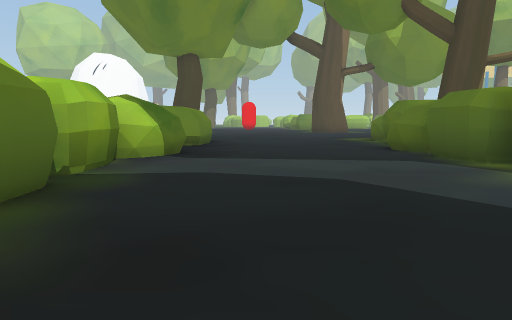
view 1 (above)

16 first-person views from a walk through a scene from a Unity 3-D project. The camera is 1.2 m above the floor, tilts 6° down and sees 70° across. The floor is counted in squares, 2 m on a side. Each view is taken from the middle of a square. On the plan, view 1 faces up. The plan holds only what a view shows up to about 10 squares ahead; the rest is blank. The place goes on beyond the plan. The player is left out. Some surface patterns are stand-ins.

view 2
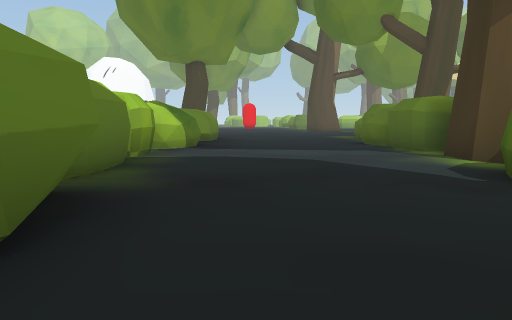

view 3
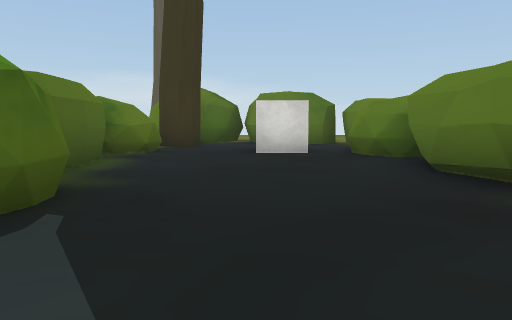

view 4
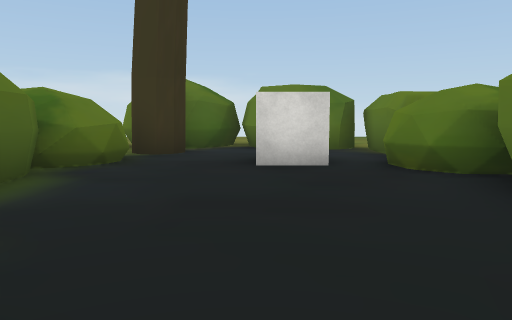

view 5
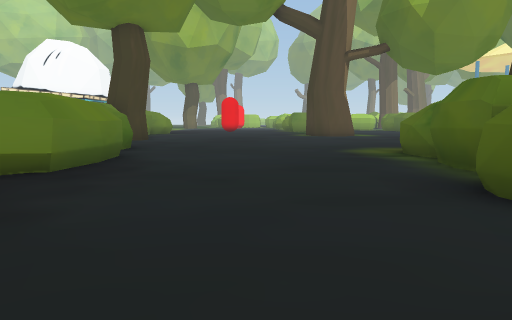

view 6
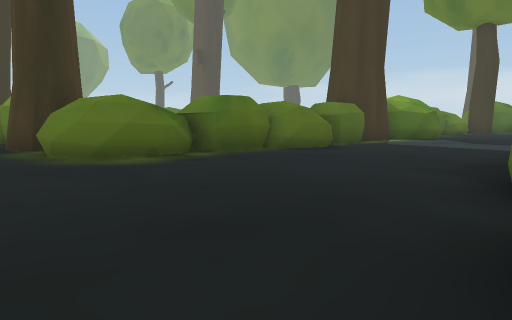

view 7
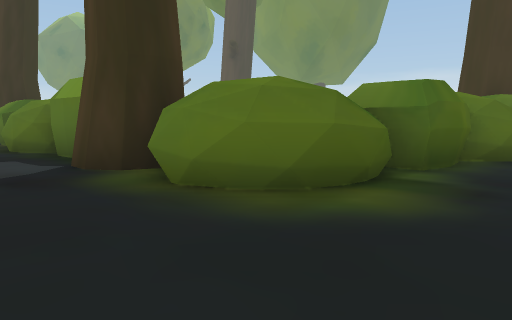

view 8
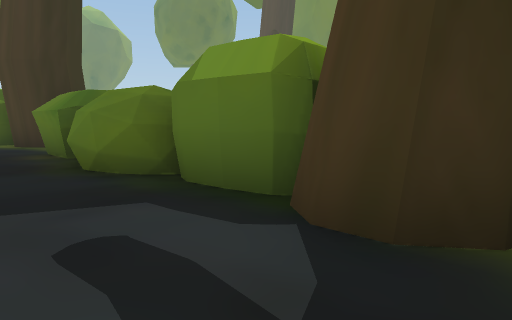

view 9
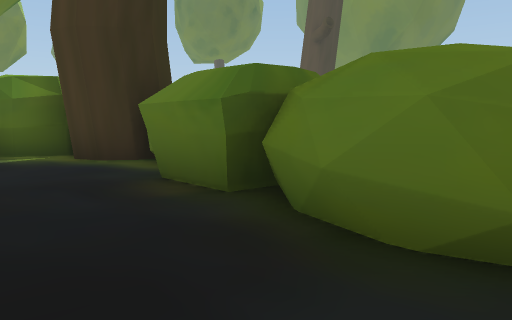

view 10
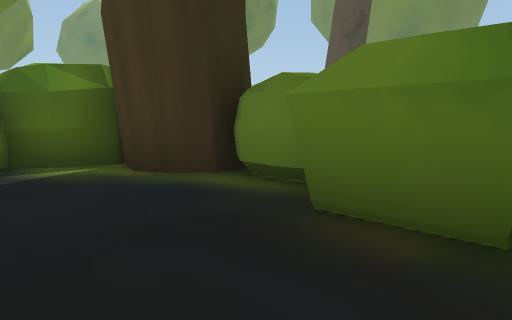

view 11
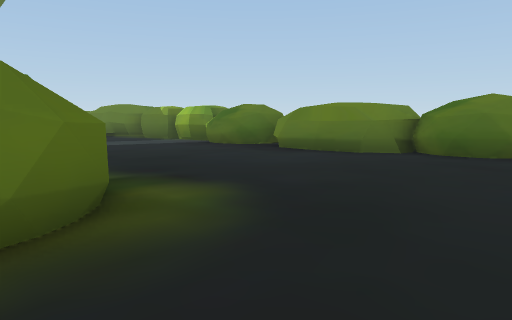

view 12
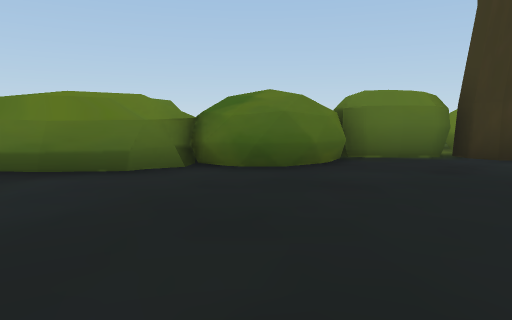

view 13
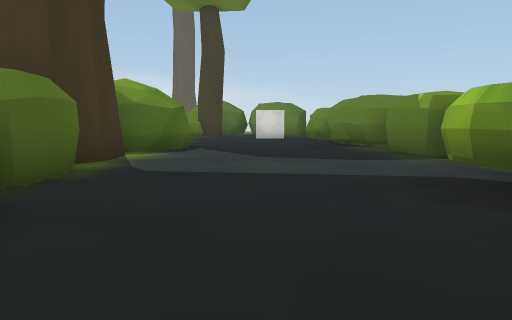

view 14
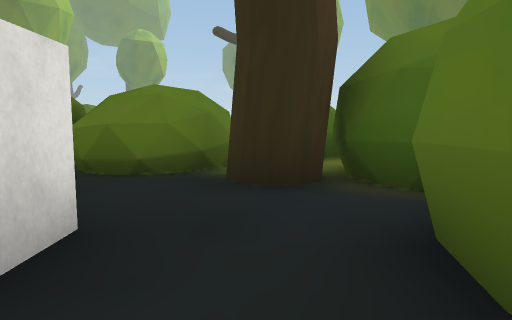

view 15
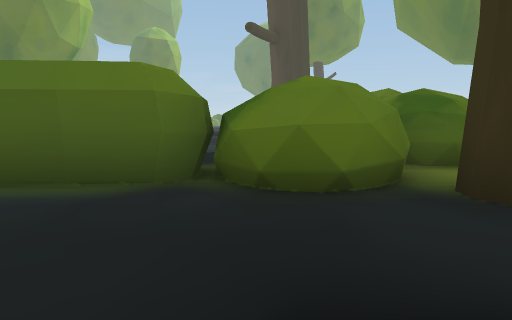

view 16
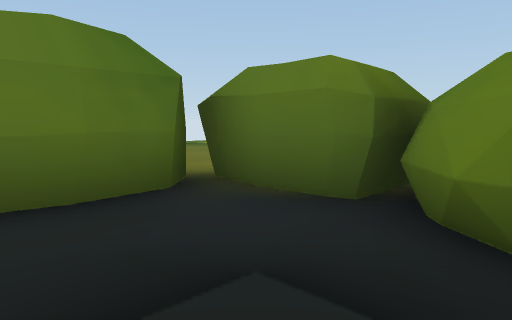

### Floor plan
Key: @ floor where view 1 was taken; # wall or solid block; . floor; ^ raised ledge; C cube; T tree.
Columns run from 4 left of view 1 to 18 right of it. Each row starts with its distance up from view 1.
 15  #..................
 14 ###...................#
 13  ##.....##.#######..###
 12  ##.....####    #####
 11  ##.....#
 10   #.....##
  9   #.....#
  8  ##....^#
  7   #.....#
  6   #.....#
  5   #.....#
  4   #.....#
  3   #.....#
  2   #....##
  1   #....##
  0   #.@...#
 -1   #.....#
 -2   #.....##.
 -3   ##...^#
 -4  ##.C..^#
 -5   #....T##
 -6   ####.###
 -7   .  ####
 -8  ..
 -9 ..

Where each view was taken, in squares from view 1:
view 1: 0 up, 0 right, facing up
view 2: 2 down, 0 right, facing up
view 3: 4 up, 1 right, facing down
view 4: 2 up, 1 right, facing down
view 5: 5 up, 1 right, facing up
view 6: 15 up, 2 left, facing down-right
view 7: 15 up, 2 right, facing down-right
view 8: 15 up, 6 right, facing down-right
view 9: 15 up, 10 right, facing down-right
view 10: 15 up, 12 right, facing down-right
view 11: 15 up, 5 right, facing down-left
view 12: 13 up, 3 right, facing left
view 13: 10 up, 1 right, facing down
view 14: 5 down, 1 left, facing right
view 15: 3 down, 0 right, facing right
view 16: 3 down, 1 right, facing down-left
